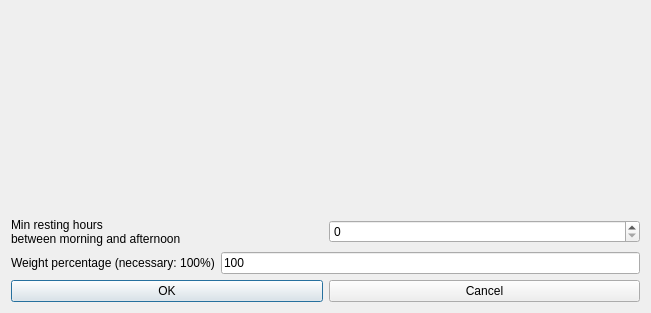
<?xml version="1.0" encoding="UTF-8"?>
<ui version="4.0">
 <class>ModifyConstraintTeachersMinRestingHoursBetweenMorningAndAfternoonForm_template</class>
 <widget class="QDialog" name="ModifyConstraintTeachersMinRestingHoursBetweenMorningAndAfternoonForm_template">
  <property name="geometry">
   <rect>
    <x>0</x>
    <y>0</y>
    <width>651</width>
    <height>313</height>
   </rect>
  </property>
  <property name="windowTitle">
   <string extracomment="This is the title of the dialog to modify a constraint of this type">Modify teachers min resting hours between morning and afternoon</string>
  </property>
  <layout class="QGridLayout" name="gridLayout">
   <item row="3" column="0" colspan="2">
    <layout class="QHBoxLayout">
     <item>
      <widget class="QPushButton" name="okPushButton">
       <property name="text">
        <string>OK</string>
       </property>
      </widget>
     </item>
     <item>
      <widget class="QPushButton" name="cancelPushButton">
       <property name="text">
        <string>Cancel</string>
       </property>
      </widget>
     </item>
    </layout>
   </item>
   <item row="0" column="0" colspan="2">
    <spacer name="spacer5">
     <property name="orientation">
      <enum>Qt::Vertical</enum>
     </property>
     <property name="sizeType">
      <enum>QSizePolicy::Expanding</enum>
     </property>
     <property name="sizeHint" stdset="0">
      <size>
       <width>20</width>
       <height>83</height>
      </size>
     </property>
    </spacer>
   </item>
   <item row="1" column="0" colspan="2">
    <layout class="QHBoxLayout" name="horizontalLayout">
     <item>
      <widget class="QLabel" name="textLabel1">
       <property name="text">
        <string>Min resting hours
between morning and afternoon</string>
       </property>
       <property name="wordWrap">
        <bool>false</bool>
       </property>
      </widget>
     </item>
     <item>
      <widget class="QSpinBox" name="minRestingHoursSpinBox"/>
     </item>
    </layout>
   </item>
   <item row="2" column="0" colspan="2">
    <layout class="QHBoxLayout" name="horizontalLayout_2">
     <item>
      <widget class="QLabel" name="weightTextLabel">
       <property name="frameShape">
        <enum>QFrame::NoFrame</enum>
       </property>
       <property name="frameShadow">
        <enum>QFrame::Plain</enum>
       </property>
       <property name="text">
        <string>Weight percentage (necessary: 100%)</string>
       </property>
       <property name="wordWrap">
        <bool>false</bool>
       </property>
      </widget>
     </item>
     <item>
      <widget class="QLineEdit" name="weightLineEdit">
       <property name="text">
        <string notr="true">100</string>
       </property>
      </widget>
     </item>
    </layout>
   </item>
  </layout>
 </widget>
 <layoutdefault spacing="6" margin="11"/>
 <resources/>
 <connections/>
</ui>
